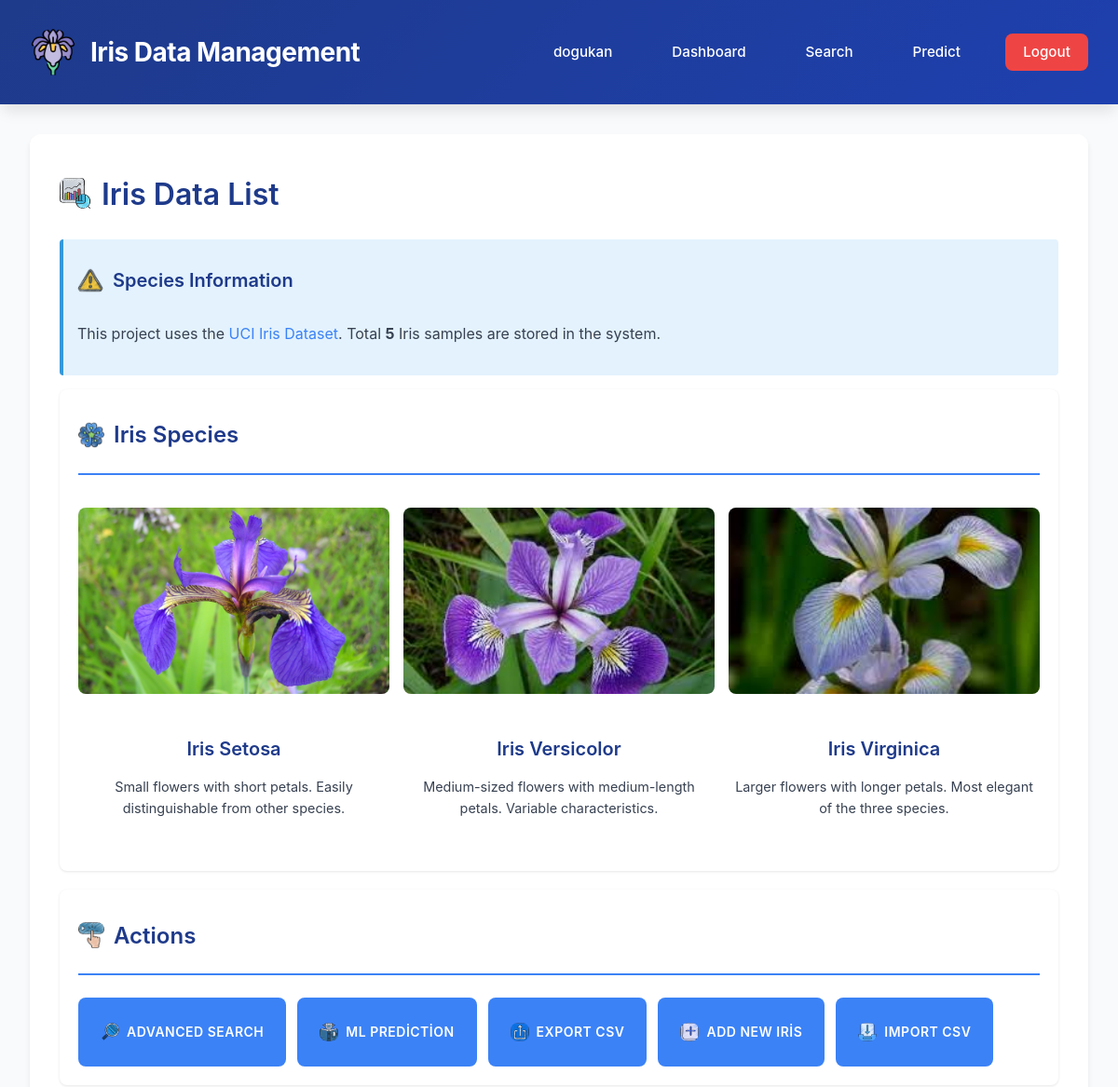
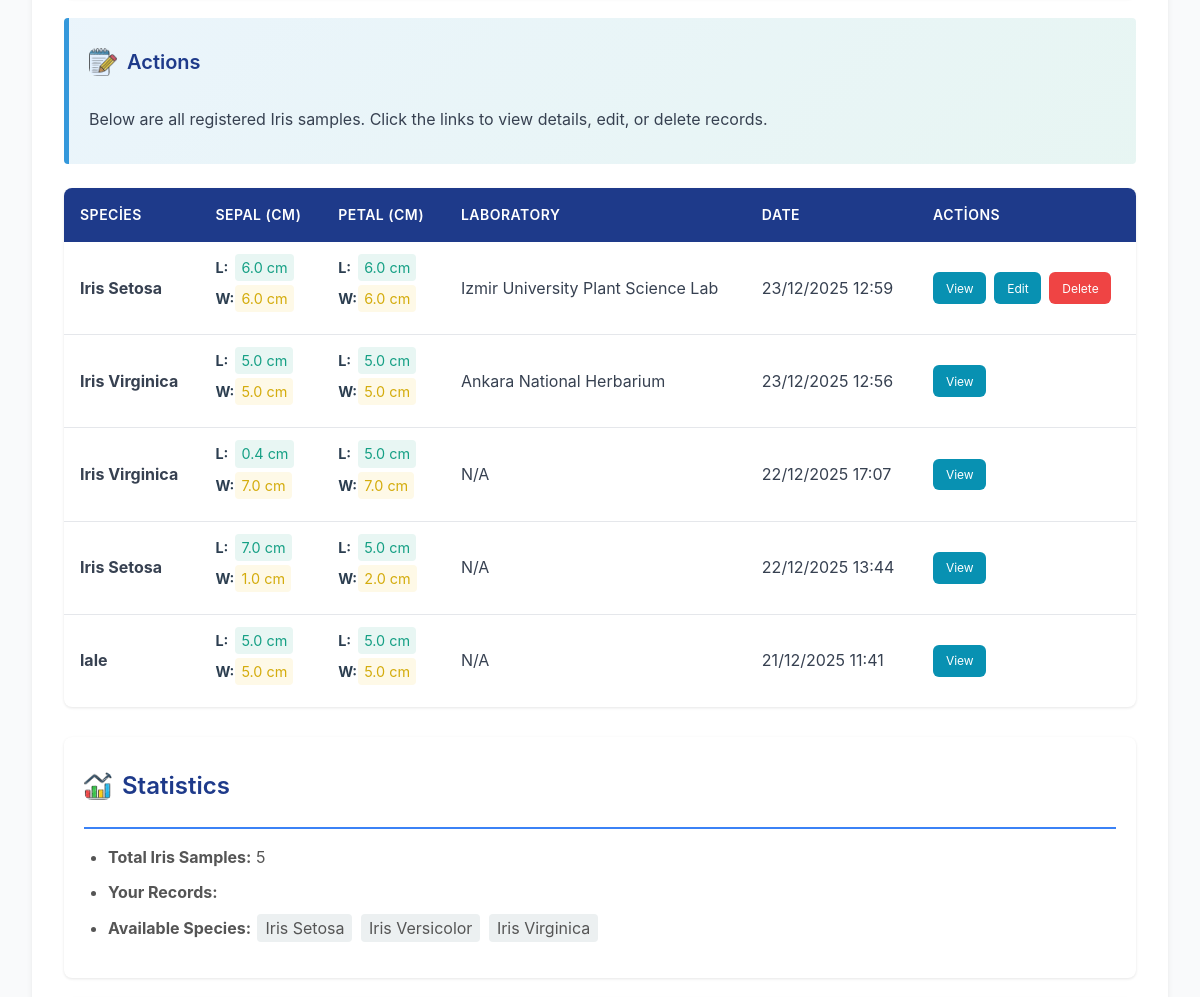
The page / (signed in, upper part) on the database as committed earlier (2 pictures, top to bottom).
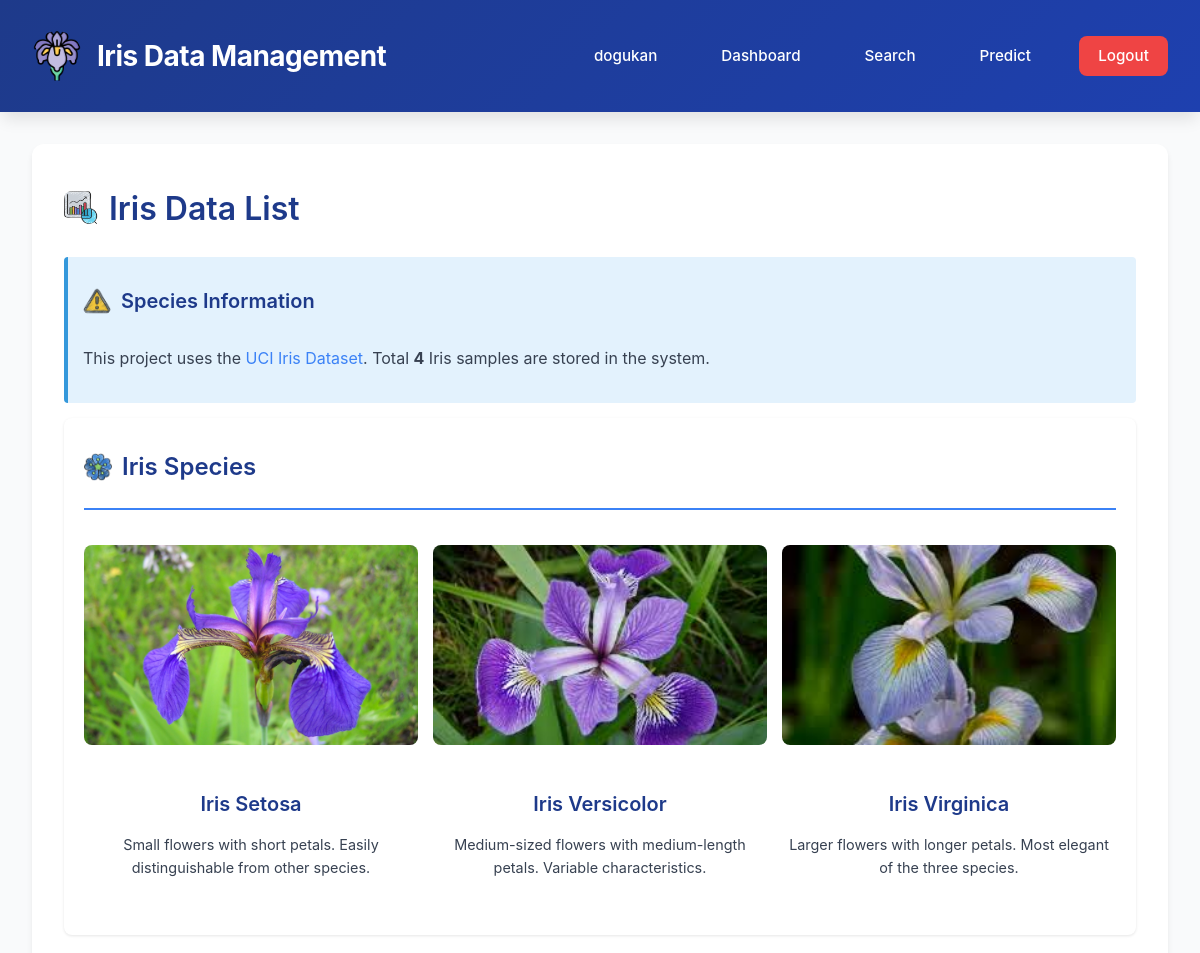
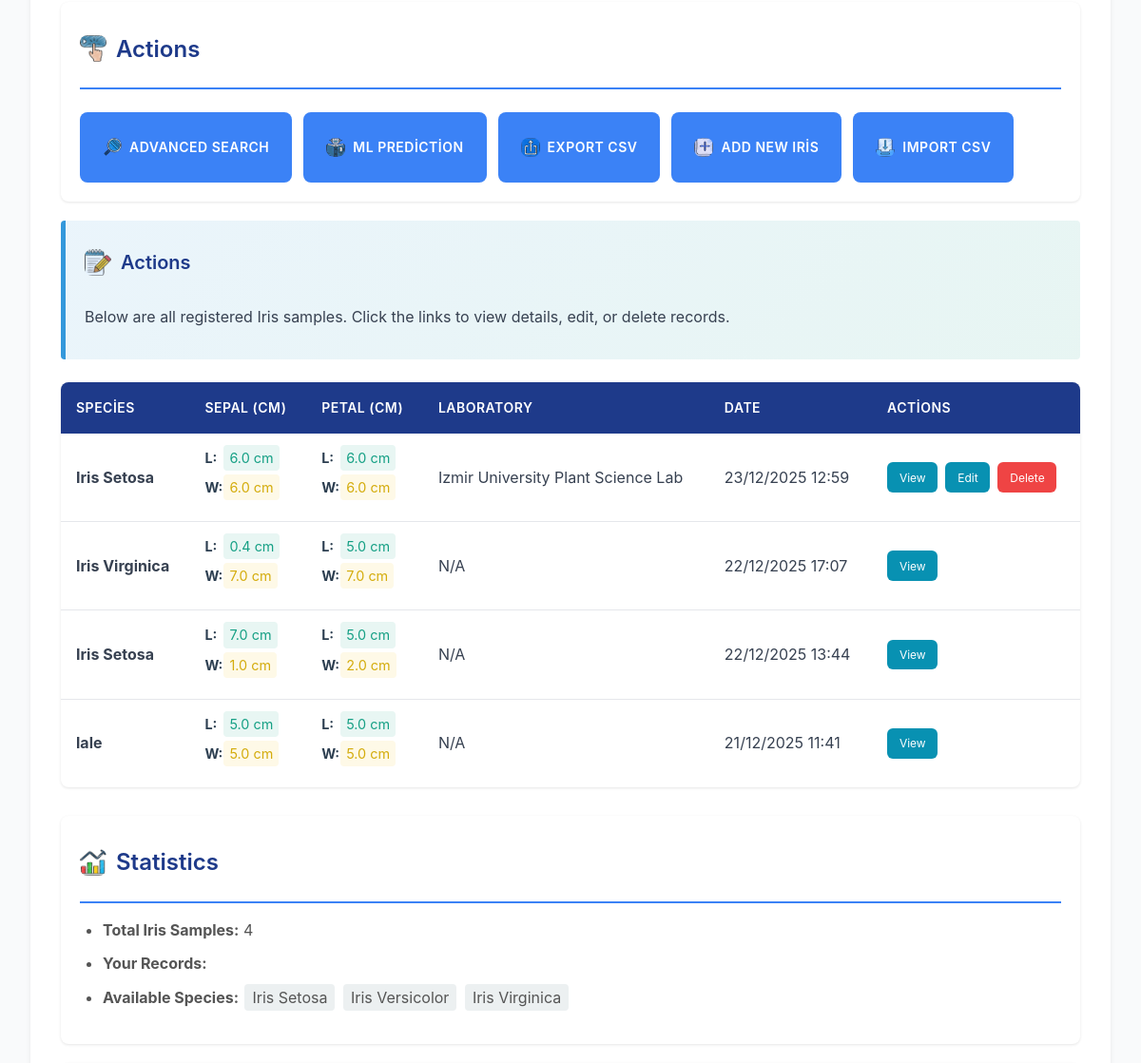
The same page on the database as committed later (2 pictures, top to bottom).
### iris_app/models.py (models this page shows, shortened)
class IrisPlant(models.Model):
    SPECIES_CHOICES = [
        ('setosa', 'Iris Setosa'),
        ('versicolor', 'Iris Versicolor'),
        ('virginica', 'Iris Virginica'),
    ]
    sepal_length = models.FloatField(
        verbose_name="Sepal Length (cm)",
        validators=[MinValueValidator(0.0)],
        help_text="Length of the sepal (in cm)"
    )
    sepal_width = models.FloatField(
        verbose_name="Sepal Width (cm)",
        validators=[MinValueValidator(0.0)],
        help_text="Width of the sepal (in cm)"
    )
    petal_length = models.FloatField(
        verbose_name="Petal Length (cm)",
        validators=[MinValueValidator(0.0)],
        help_text="Length of the petal (in cm)"
    )
    petal_width = models.FloatField(
        verbose_name="Petal Width (cm)",
        validators=[MinValueValidator(0.0)],
        help_text="Width of the petal (in cm)"
    )
    species = models.CharField(
        max_length=50,
        choices=SPECIES_CHOICES,
        verbose_name="Species",
        help_text="Iris plant species (setosa, versicolor or virginica)"
    )
    lab = models.ForeignKey(
        Laboratory,
        on_delete=models.SET_NULL,
        null=True,
        blank=True,
        verbose_name="Laboratory",
        related_name='iris_plants',
        help_text="Source laboratory of this sample"
    )
    created_by = models.ForeignKey(
        User,
        on_delete=models.CASCADE,
        verbose_name="Created By",
        related_name='iris_plants',
        help_text="User who created this record"
    )
    created_at = models.DateTimeField(
        auto_now_add=True,
        verbose_name="Created At"
    )
    updated_at = models.DateTimeField(
        auto_now=True,
        verbose_name="Updated At"
    )
    class Meta:
        ordering = ['-created_at']
        verbose_name = 'Iris Sample'
        verbose_name_plural = 'Iris Samples'
        indexes = [
            models.Index(fields=['species']),
            models.Index(fields=['created_at']),
            models.Index(fields=['created_by']),
        ]

class Laboratory(models.Model):
    name = models.CharField(
        max_length=100,
        verbose_name="Laboratory Name",
        unique=True
    )
    city = models.CharField(
        max_length=50,
        verbose_name="City"
    )
    description = models.TextField(
        blank=True,
        null=True,
        verbose_name="Description"
    )
    phone = models.CharField(
        max_length=20,
        blank=True,
        null=True,
        verbose_name="Phone"
    )
    email = models.EmailField(
        blank=True,
        null=True,
        verbose_name="Email"
    )
    country = models.CharField(
        max_length=50,
        default="Turkey",
        verbose_name="Country"
    )
    established_year = models.IntegerField(
        blank=True,
        null=True,
        verbose_name="Established Year"
    )
    created_at = models.DateTimeField(auto_now_add=True, verbose_name="Created At")
    updated_at = models.DateTimeField(auto_now=True, verbose_name="Updated At")
    class Meta:
        ordering = ['name']
        verbose_name = 'Laboratory'
        verbose_name_plural = 'Laboratories'
        indexes = [
            models.Index(fields=['name']),
            models.Index(fields=['city']),
        ]

### iris_app/views.py (the view)
# urls.py: path('', views.iris_list, name='iris_list'),
@login_required(login_url='login')
def iris_list(request):
    samples = IrisPlant.objects.all().select_related('lab', 'created_by').order_by('-created_at')
    is_editor = is_editor_check(request.user)
    context = {
        'samples': samples,
        'total_count': samples.count(),
        'species_types': dict(IrisPlant.SPECIES_CHOICES) if hasattr(IrisPlant, 'SPECIES_CHOICES') else {},
        'is_editor': is_editor,
    }
    return render(request, 'iris_app/iris_list.html', context)

### iris_app/views.py (called while the page is built)
def is_editor_check(user):
    return user.is_superuser or user.groups.filter(name='Editor').exists()

### iris_app/templates/iris_app/iris_list.html (shortened to what the changed rows need)
{% extends 'iris_app/base.html' %}
{% load static %}
{% block content %}
<h1 style="display: flex; align-items: center; gap: 10px;">
    <img src="{% static 'images/stock-market.png' %}" alt="Iris Icon" style="width: 35px; height: 35px;">
    Iris Data List
</h1>
<div class="div-info">
    <p>This project uses the <a href="https://archive.ics.uci.edu/ml/datasets/iris" target="_blank">UCI Iris Dataset</a>. Total <strong>{{ total_count }}</strong> Iris samples are stored in the system.</p>
</div>
<div class="div-section">
    <h2 style="display: flex; align-items: center; gap: 10px; margin-top: 0;">
        <img src="{% static 'images/flower.png' %}" alt="Species Icon" style="width: 28px; height: 28px;" onerror="this.style.display='none'">
        Iris Species
    </h2>
</div>
<div class="div-section">
    <h2 style="display: flex; align-items: center; gap: 10px; margin-top: 0;">
        <img src="{% static 'images/call-to-action.png' %}" alt="Actions Icon" style="width: 28px; height: 28px;" onerror="this.style.display='none'">
        Actions
    </h2>
</div>
{% if samples %}
    <table>
        <thead>
            <tr>
                <th>Species</th>
                <th>Sepal (cm)</th>
                <th>Petal (cm)</th>
                <th>Laboratory</th>
                <th>Date</th>
                <th>Actions</th>
            </tr>
        </thead>
        <tbody>
            {% for sample in samples %}
            <tr>
                <td><strong>{{ sample.get_species_display }}</strong></td>
                <td>
                    <ul style="margin: 0; list-style: none; padding: 0; font-size: 0.9rem;">
                        <li style="margin-bottom: 4px; display: flex; align-items: center;">
                            <span style="font-weight: bold; color: #2c3e50; width: 20px;">L:</span>
                            <span style="background-color: #e8f6f3; padding: 2px 6px; border-radius: 4px; color: #16a085;">
                                {{ sample.sepal_length }} cm
                            </span>
                        </li>
                        <li style="display: flex; align-items: center;">
                            <span style="font-weight: bold; color: #2c3e50; width: 20px;">W:</span>
                            <span style="background-color: #fef9e7; padding: 2px 6px; border-radius: 4px; color: #d4ac0d;">
                                {{ sample.sepal_width }} cm
                            </span>
                        </li>
                    </ul>
                </td>
                <td>
                    <ul style="margin: 0; list-style: none; padding: 0; font-size: 0.9rem;">
                        <li style="margin-bottom: 4px; display: flex; align-items: center;">
                            <span style="font-weight: bold; color: #2c3e50; width: 20px;">L:</span>
                            <span style="background-color: #e8f6f3; padding: 2px 6px; border-radius: 4px; color: #16a085;">
                                {{ sample.petal_length }} cm
                            </span>
                        </li>
                        <li style="display: flex; align-items: center;">
                            <span style="font-weight: bold; color: #2c3e50; width: 20px;">W:</span>
                            <span style="background-color: #fef9e7; padding: 2px 6px; border-radius: 4px; color: #d4ac0d;">
                                {{ sample.petal_width }} cm
                            </span>
                        </li>
                    </ul>
                </td>
                <td>{{ sample.lab.name|default:"N/A" }}</td>
                <td>{{ sample.created_at|date:"d/m/Y H:i" }}</td>
                <td>
                    <div class="table-actions">
                        <a href="{% url 'iris_detail' sample.pk %}" class="edit">View</a>
                        {% if is_editor %}
                            {% if sample.created_by == user or user.is_superuser %}
                                <a href="{% url 'iris_update' sample.pk %}" class="edit">Edit</a>
                                <a href="{% url 'iris_delete' sample.pk %}" class="delete">Delete</a>
                            {% endif %}
                        {% endif %}
                    </div>
                </td>
            </tr>
            {% endfor %}
        </tbody>
    </table>
{% endif %}
<div class="div-section" style="margin-top: 30px;">
    <h2 style="display: flex; align-items: center; gap: 10px; margin-top: 0;">
        <img src="{% static 'images/bar-chart.png' %}" alt="Actions Icon" style="width: 28px; height: 28px;" onerror="this.style.display='none'">
        Statistics
    </h2>
    <ul>
        <li><strong>Total Iris Samples:</strong> {{ total_count }}</li>
        <li><strong>Your Records:</strong> {{ user.irisplant_set.count }}</li>
        <li><strong>Available Species:</strong>
            {% for species, display_name in species_types.items %}
                <span style="background: #ecf0f1; padding: 4px 8px; border-radius: 4px; margin: 2px;">{{ display_name }}</span>
            {% endfor %}
        </li>
    </ul>
</div>
{% endblock %}

Rows that differ between the two databases and show on the page:
removed IrisPlant: species "Iris Virginica", sepal_length "5.0", sepal_width "5.0", petal_length "5.0", petal_width "5.0", lab.name "Ankara National Herbarium", created_at "23/12/2025 12:56"
Other text that changed with them:
{{ total_count }}: "5" → "4"
